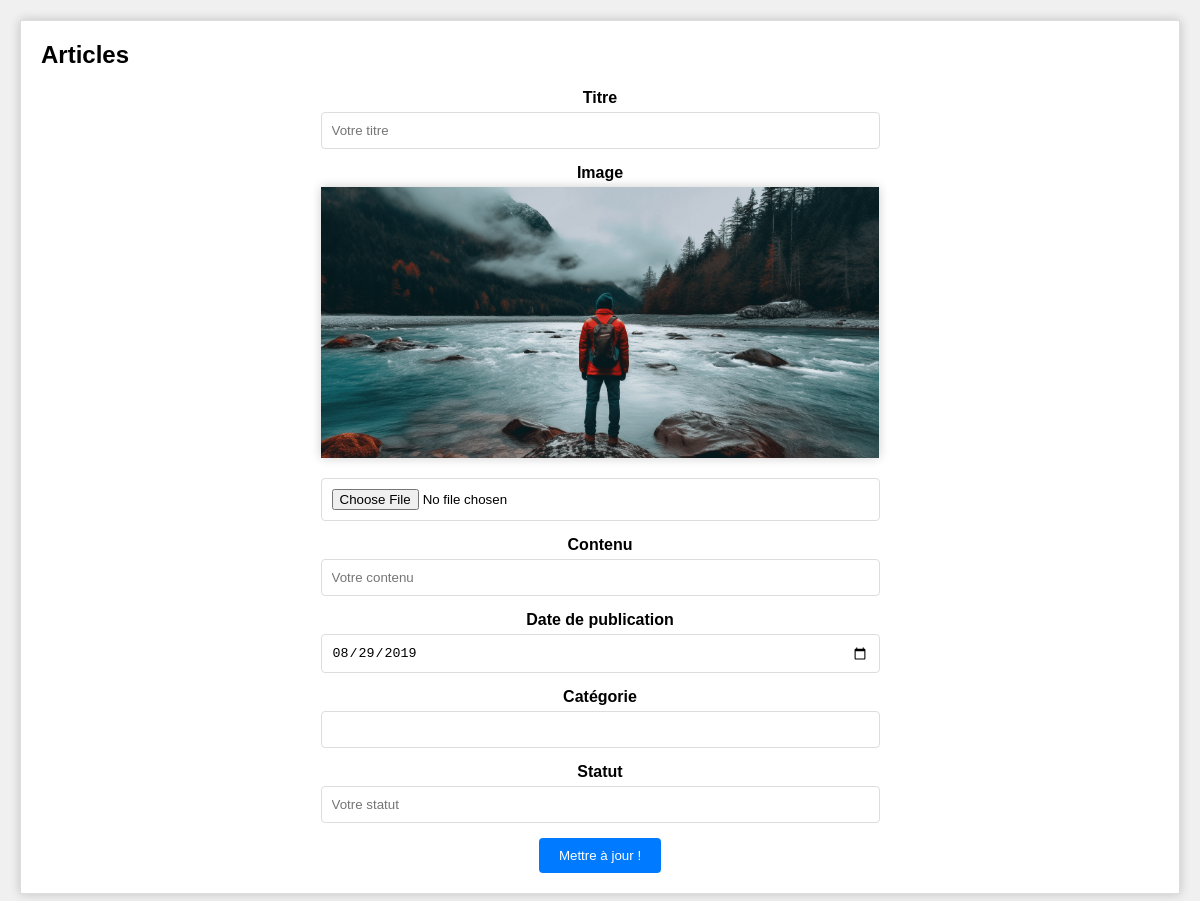
Screenshot of /admin/modifierarticles.php?id=9 with the database file from the repository.
### tables this page shows
CREATE TABLE IF NOT EXISTS `articles` (
  `id` int NOT NULL AUTO_INCREMENT,
  `titre` varchar(255) NOT NULL,
  `image` varchar(255) NOT NULL,
  `contenu` text NOT NULL,
  `date` date NOT NULL,
  `categorie` varchar(50) NOT NULL,
  `statut` varchar(255) NOT NULL,
  PRIMARY KEY (`id`)
);

### admin/modifierarticles.php (the view, shortened to what this page needs)
<?php
require_once('connect.php');
$id = $_GET['id'];
$requete = $db->prepare("SELECT * FROM articles WHERE id = :id");
$requete->execute(array(
    'id' => $id
));
$article = $requete->fetch();
?>
<!DOCTYPE html>
<html lang="en">
<head>
    <link rel="stylesheet" href="modifierarticles.css">
</head>
<body>
<section class="articles">
            <h2>Articles</h2>
            <form action="#" method="post" enctype="multipart/form-data">
                <label for="titre">Titre</label>
                <input type="text" name="titre" value="<?=$article['titre']?>" id="titre" placeholder="Votre titre" required>
                <label for="image">Image</label>
                <img src="../uploads/<?=$article["image"]?>">
                <input type="file" name="image" id="image" placeholder="Votre image" required>
                <label for="contenu">Contenu</label>
                <input type="text" name="contenu" value="<?=$article['contenu']?>" id="contenu" placeholder="Votre contenu" required>
                <label for="date">Date de publication</label>
                <input type="date" name="date" value="<?=$article['date']?>" id="date" placeholder="Votre date" required>
                <label for="categorie">Catégorie</label>
                <input type="text" name="categorie" value="<?=$article['categorie']?>" id="categorie" placeholder="Votre catégorie" required>
                <label for="statut">Statut</label>
                <input type="text" name="statut" value="<?=$article['statut']?>" id="statut" placeholder="Votre statut" required>
                <input type="submit" value="Mettre à jour !">
            </form>
        </section>
</body>
</html>

### admin/modifierarticles.css (style rules this page uses)
body, h1, h2, p, input, img, label, form { margin: 0; padding: 0; box-sizing: border-box; }
body { font-family: Arial, sans-serif; background-color: #f0f0f0; padding: 20px; }
.articles { background-color: #fff; padding: 20px; border: 1px solid #ddd; box-shadow: 0px 0px 10px rgba(0, 0, 0, 0.2); }
.articles h2 { font-size: 24px; font-weight: bold; margin-bottom: 20px; }
form { display: flex; flex-direction: column; align-items: center; }
label { font-weight: bold; margin-bottom: 5px; }
img { max-width: 50%; height: auto; margin-bottom: 20px; box-shadow: 0px 0px 10px rgba(0, 0, 0, 0.2); }
input[type="text"], input[type="date"], input[type="file"] { width: 50%; padding: 10px; margin-bottom: 15px; border: 1px solid #ddd; border-radius: 4px; }
input[type="submit"] { width: auto; padding: 10px 20px; background-color: #007bff; color: #fff; border: none; border-radius: 4px; cursor: pointer; transition: background-color 0.3s; }

### rows the page displays
articles: image (picture), date "08/29/2019"
